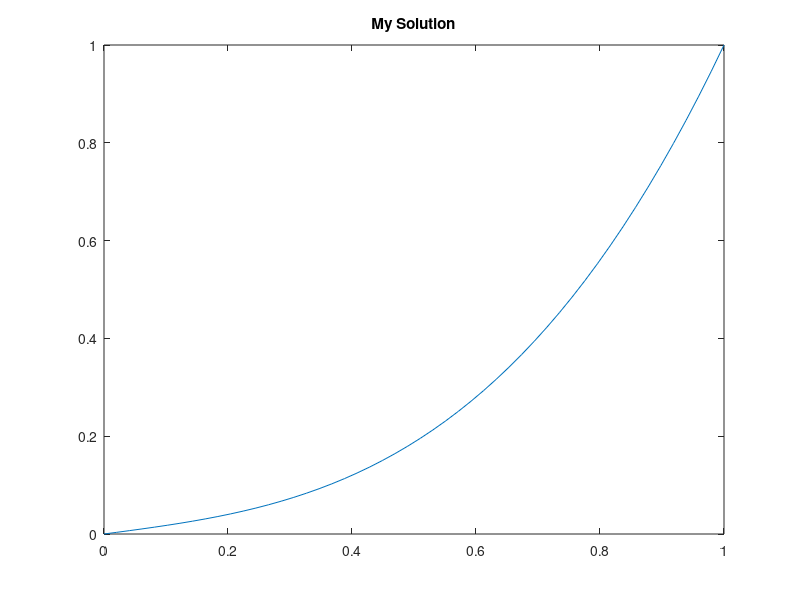

Write the MATLAB code that produced this figure. (Note: this script raises an error after producing the figure.)
% Solution of the ODE d^2u/dx^2 = k*x
% with the boundary condition u(a) = u1 and u(b) = u2 using FDM

%%
clear;
clc;

a = 0;
b = 1;
u1 = 0;
u2 = 1;
k = 5;
n = 50;

h = (b-a)/(n-1) ;
x_arr = a:h:b;


u(1) = u1;
u(n) = u2;

u_new(1) = u1;
u_new(n) = u2;

error_now = 1;
error_req = 1e-6;

iterations = 0;

%%
while error_now > error_req
    for i=2:(n-1)
        x = a + (i-1)*h ;
        u_new(i) = 0.5*(u(i+1) + u(i-1)) - 0.5*k*x*h*h ;
    end

    error_now = 0;
    for i=2:(n-1)
        error_now = error_now + abs(u(i) - u_new(i)) ;
    end

    iterations = iterations + 1;

    if(rem(iterations, 1000) == 0)
        iterations
        error_now
    end
    u = u_new ;
end

%%

figure ;
plot(x_arr, u, linewidth=2);
title('My Solution');
xlim([0, 1]);
ylim([0, 1]) ;


%%

syms us(xs)

ode = diff(us, xs, 2) == k*xs;
cond1 = us(a) == u1;
cond2 = us(b) == u2;

usol(xs) = dsolve(ode, [cond1, cond2]) ;
figure;
title('Matlab Solution')
fplot(xs, usol, 'r', linewidth=2) ;
xlim([0, 1]);
ylim([0, 1]) ;





